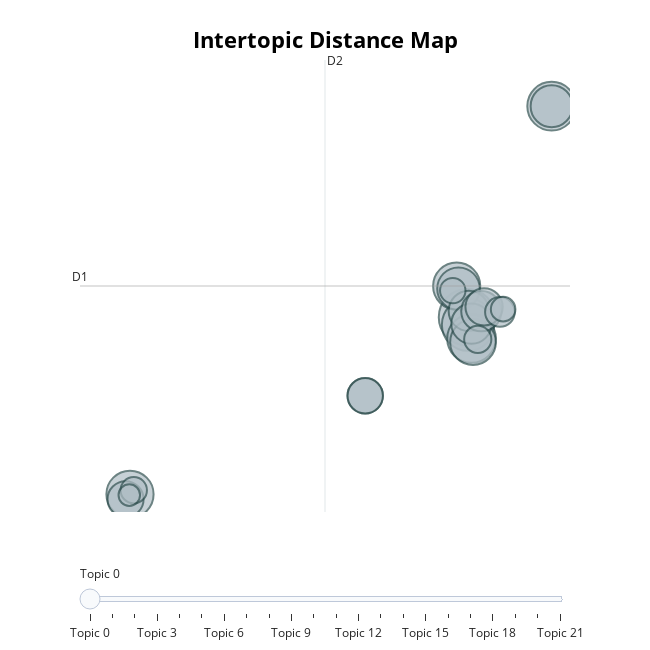

The code cell stored with this chart in its notebook:
### Code cell
model.visualize_topics()

### Figure 1 — Plotly figure (JSON) as saved in the notebook; plotly's stock layout.template omitted (floating-point values rounded to 4 significant figures)
{"data": [{"customdata": [[0, "technology | language | technologies | english | learning", 69], [1, "mobile | learning | assisted | smartphones | language", 59], [2, "digital | reading | storytelling | efl | students", 51], [3, "telecollaboration | intercultural | competence | telecollaborative | in", 51], [4, "corpus | corpora | of | effect | writing", 48], [5, "communication | interaction | text | cmc | chat", 48], [6, "online | language | learning | analytics | beliefs", 45], [7, "feedback | writing | automated | efl | corrective", 39], [8, "facebook | informal | social | language | online", 38], [9, "call | research | the | from | of", 35], [10, "pronunciation | training | asr | speaking | speech", 35], [11, "flipped | blended | classroom | learning | for", 35], [12, "game | games | digital | gaming | play", 30], [13, "life | 3d | anxiety | virtual | second", 28], [14, "comprehension | video | listening | captions | captioned", 27], [15, "vocabulary | glosses | l2 | reading | dual", 27], [16, "multimodal | social | multimodality | eye | tracking", 19], [17, "wiki | wikis | collaborative | collaboration | writing", 16], [18, "collaborative | writing | web | based | docs", 15], [19, "data | driven | learning | big | secondary", 14], [20, "virtual | professional | exchange | quot | online", 13], [21, "dictionaries | dictionary | online | strategy | conditions", 10]], "hovertemplate": "<b>Topic %{customdata[0]}</b><br>%{customdata[1]}<br>Size: %{customdata[2]}", "legendgroup": "", "marker": {"color": "#B0BEC5", "line": {"color": "DarkSlateGrey", "width": 2}, "size": [69, 59, 51, 51, 48, 48, 45, 39, 38, 35, 35, 35, 30, 28, 27, 27, 19, 16, 15, 14, 13, 10], "sizemode": "area", "sizeref": 0.04312, "symbol": "circle"}, "mode": "markers", "name": "", "orientation": "v", "showlegend": false, "type": "scatter", "x": [2.67, 2.741, 2.988, 8.65, 1.938, -21.15, 3.092, 2.064, 8.651, 2.793, 2.982, 3.683, 3.875, -21.47, -4.532, -4.525, 4.995, 3.428, -20.89, 1.662, 5.221, -21.2], "xaxis": "x", "y": [6.24, 5.758, 4.863, 19.89, 8.261, -5.214, 4.629, 8.091, 19.9, 6.65, 5.826, 6.632, 6.912, -5.527, 1.157, 1.163, 6.583, 4.812, -4.948, 7.963, 6.766, -5.264], "yaxis": "y"}], "layout": {"annotations": [{"showarrow": false, "text": "D1", "x": -24.69, "y": 8.262, "yshift": 10}, {"showarrow": false, "text": "D2", "x": -7.37, "xshift": 10, "y": 22.88}], "height": 650, "hoverlabel": {"bgcolor": "white", "font": {"family": "Rockwell", "size": 16}}, "legend": {"itemsizing": "constant", "tracegroupgap": 0}, "margin": {"t": 60}, "shapes": [{"line": {"color": "#CFD8DC", "width": 2}, "type": "line", "x0": -7.37, "x1": -7.37, "y0": -6.356, "y1": 22.88}, {"line": {"color": "#9E9E9E", "width": 2}, "type": "line", "x0": -24.69, "x1": 9.948, "y0": 8.262, "y1": 8.262}], "sliders": [{"active": 0, "pad": {"t": 50}, "steps": [{"args": [{"marker.color": [["red", "#B0BEC5", "#B0BEC5", "#B0BEC5", "#B0BEC5", "#B0BEC5", "#B0BEC5", "#B0BEC5", "#B0BEC5", "#B0BEC5", "#B0BEC5", "#B0BEC5", "#B0BEC5", "#B0BEC5", "#B0BEC5", "#B0BEC5", "#B0BEC5", "#B0BEC5", "#B0BEC5", "#B0BEC5", "#B0BEC5", "#B0BEC5"]]}], "label": "Topic 0", "method": "update"}, {"args": [{"marker.color": [["#B0BEC5", "red", "#B0BEC5", "#B0BEC5", "#B0BEC5", "#B0BEC5", "#B0BEC5", "#B0BEC5", "#B0BEC5", "#B0BEC5", "#B0BEC5", "#B0BEC5", "#B0BEC5", "#B0BEC5", "#B0BEC5", "#B0BEC5", "#B0BEC5", "#B0BEC5", "#B0BEC5", "#B0BEC5", "#B0BEC5", "#B0BEC5"]]}], "label": "Topic 1", "method": "update"}, {"args": [{"marker.color": [["#B0BEC5", "#B0BEC5", "red", "#B0BEC5", "#B0BEC5", "#B0BEC5", "#B0BEC5", "#B0BEC5", "#B0BEC5", "#B0BEC5", "#B0BEC5", "#B0BEC5", "#B0BEC5", "#B0BEC5", "#B0BEC5", "#B0BEC5", "#B0BEC5", "#B0BEC5", "#B0BEC5", "#B0BEC5", "#B0BEC5", "#B0BEC5"]]}], "label": "Topic 2", "method": "update"}, {"args": [{"marker.color": [["#B0BEC5", "#B0BEC5", "#B0BEC5", "red", "#B0BEC5", "#B0BEC5", "#B0BEC5", "#B0BEC5", "#B0BEC5", "#B0BEC5", "#B0BEC5", "#B0BEC5", "#B0BEC5", "#B0BEC5", "#B0BEC5", "#B0BEC5", "#B0BEC5", "#B0BEC5", "#B0BEC5", "#B0BEC5", "#B0BEC5", "#B0BEC5"]]}], "label": "Topic 3", "method": "update"}, {"args": [{"marker.color": [["#B0BEC5", "#B0BEC5", "#B0BEC5", "#B0BEC5", "red", "#B0BEC5", "#B0BEC5", "#B0BEC5", "#B0BEC5", "#B0BEC5", "#B0BEC5", "#B0BEC5", "#B0BEC5", "#B0BEC5", "#B0BEC5", "#B0BEC5", "#B0BEC5", "#B0BEC5", "#B0BEC5", "#B0BEC5", "#B0BEC5", "#B0BEC5"]]}], "label": "Topic 4", "method": "update"}, {"args": [{"marker.color": [["#B0BEC5", "#B0BEC5", "#B0BEC5", "#B0BEC5", "#B0BEC5", "red", "#B0BEC5", "#B0BEC5", "#B0BEC5", "#B0BEC5", "#B0BEC5", "#B0BEC5", "#B0BEC5", "#B0BEC5", "#B0BEC5", "#B0BEC5", "#B0BEC5", "#B0BEC5", "#B0BEC5", "#B0BEC5", "#B0BEC5", "#B0BEC5"]]}], "label": "Topic 5", "method": "update"}, {"args": [{"marker.color": [["#B0BEC5", "#B0BEC5", "#B0BEC5", "#B0BEC5", "#B0BEC5", "#B0BEC5", "red", "#B0BEC5", "#B0BEC5", "#B0BEC5", "#B0BEC5", "#B0BEC5", "#B0BEC5", "#B0BEC5", "#B0BEC5", "#B0BEC5", "#B0BEC5", "#B0BEC5", "#B0BEC5", "#B0BEC5", "#B0BEC5", "#B0BEC5"]]}], "label": "Topic 6", "method": "update"}, {"args": [{"marker.color": [["#B0BEC5", "#B0BEC5", "#B0BEC5", "#B0BEC5", "#B0BEC5", "#B0BEC5", "#B0BEC5", "red", "#B0BEC5", "#B0BEC5", "#B0BEC5", "#B0BEC5", "#B0BEC5", "#B0BEC5", "#B0BEC5", "#B0BEC5", "#B0BEC5", "#B0BEC5", "#B0BEC5", "#B0BEC5", "#B0BEC5", "#B0BEC5"]]}], "label": "Topic 7", "method": "update"}, {"args": [{"marker.color": [["#B0BEC5", "#B0BEC5", "#B0BEC5", "#B0BEC5", "#B0BEC5", "#B0BEC5", "#B0BEC5", "#B0BEC5", "red", "#B0BEC5", "#B0BEC5", "#B0BEC5", "#B0BEC5", "#B0BEC5", "#B0BEC5", "#B0BEC5", "#B0BEC5", "#B0BEC5", "#B0BEC5", "#B0BEC5", "#B0BEC5", "#B0BEC5"]]}], "label": "Topic 8", "method": "update"}, {"args": [{"marker.color": [["#B0BEC5", "#B0BEC5", "#B0BEC5", "#B0BEC5", "#B0BEC5", "#B0BEC5", "#B0BEC5", "#B0BEC5", "#B0BEC5", "red", "#B0BEC5", "#B0BEC5", "#B0BEC5", "#B0BEC5", "#B0BEC5", "#B0BEC5", "#B0BEC5", "#B0BEC5", "#B0BEC5", "#B0BEC5", "#B0BEC5", "#B0BEC5"]]}], "label": "Topic 9", "method": "update"}, {"args": [{"marker.color": [["#B0BEC5", "#B0BEC5", "#B0BEC5", "#B0BEC5", "#B0BEC5", "#B0BEC5", "#B0BEC5", "#B0BEC5", "#B0BEC5", "#B0BEC5", "red", "#B0BEC5", "#B0BEC5", "#B0BEC5", "#B0BEC5", "#B0BEC5", "#B0BEC5", "#B0BEC5", "#B0BEC5", "#B0BEC5", "#B0BEC5", "#B0BEC5"]]}], "label": "Topic 10", "method": "update"}, {"args": [{"marker.color": [["#B0BEC5", "#B0BEC5", "#B0BEC5", "#B0BEC5", "#B0BEC5", "#B0BEC5", "#B0BEC5", "#B0BEC5", "#B0BEC5", "#B0BEC5", "#B0BEC5", "red", "#B0BEC5", "#B0BEC5", "#B0BEC5", "#B0BEC5", "#B0BEC5", "#B0BEC5", "#B0BEC5", "#B0BEC5", "#B0BEC5", "#B0BEC5"]]}], "label": "Topic 11", "method": "update"}, {"args": [{"marker.color": [["#B0BEC5", "#B0BEC5", "#B0BEC5", "#B0BEC5", "#B0BEC5", "#B0BEC5", "#B0BEC5", "#B0BEC5", "#B0BEC5", "#B0BEC5", "#B0BEC5", "#B0BEC5", "red", "#B0BEC5", "#B0BEC5", "#B0BEC5", "#B0BEC5", "#B0BEC5", "#B0BEC5", "#B0BEC5", "#B0BEC5", "#B0BEC5"]]}], "label": "Topic 12", "method": "update"}, {"args": [{"marker.color": [["#B0BEC5", "#B0BEC5", "#B0BEC5", "#B0BEC5", "#B0BEC5", "#B0BEC5", "#B0BEC5", "#B0BEC5", "#B0BEC5", "#B0BEC5", "#B0BEC5", "#B0BEC5", "#B0BEC5", "red", "#B0BEC5", "#B0BEC5", "#B0BEC5", "#B0BEC5", "#B0BEC5", "#B0BEC5", "#B0BEC5", "#B0BEC5"]]}], "label": "Topic 13", "method": "update"}, {"args": [{"marker.color": [["#B0BEC5", "#B0BEC5", "#B0BEC5", "#B0BEC5", "#B0BEC5", "#B0BEC5", "#B0BEC5", "#B0BEC5", "#B0BEC5", "#B0BEC5", "#B0BEC5", "#B0BEC5", "#B0BEC5", "#B0BEC5", "red", "#B0BEC5", "#B0BEC5", "#B0BEC5", "#B0BEC5", "#B0BEC5", "#B0BEC5", "#B0BEC5"]]}], "label": "Topic 14", "method": "update"}, {"args": [{"marker.color": [["#B0BEC5", "#B0BEC5", "#B0BEC5", "#B0BEC5", "#B0BEC5", "#B0BEC5", "#B0BEC5", "#B0BEC5", "#B0BEC5", "#B0BEC5", "#B0BEC5", "#B0BEC5", "#B0BEC5", "#B0BEC5", "#B0BEC5", "red", "#B0BEC5", "#B0BEC5", "#B0BEC5", "#B0BEC5", "#B0BEC5", "#B0BEC5"]]}], "label": "Topic 15", "method": "update"}, {"args": [{"marker.color": [["#B0BEC5", "#B0BEC5", "#B0BEC5", "#B0BEC5", "#B0BEC5", "#B0BEC5", "#B0BEC5", "#B0BEC5", "#B0BEC5", "#B0BEC5", "#B0BEC5", "#B0BEC5", "#B0BEC5", "#B0BEC5", "#B0BEC5", "#B0BEC5", "red", "#B0BEC5", "#B0BEC5", "#B0BEC5", "#B0BEC5", "#B0BEC5"]]}], "label": "Topic 16", "method": "update"}, {"args": [{"marker.color": [["#B0BEC5", "#B0BEC5", "#B0BEC5", "#B0BEC5", "#B0BEC5", "#B0BEC5", "#B0BEC5", "#B0BEC5", "#B0BEC5", "#B0BEC5", "#B0BEC5", "#B0BEC5", "#B0BEC5", "#B0BEC5", "#B0BEC5", "#B0BEC5", "#B0BEC5", "red", "#B0BEC5", "#B0BEC5", "#B0BEC5", "#B0BEC5"]]}], "label": "Topic 17", "method": "update"}, {"args": [{"marker.color": [["#B0BEC5", "#B0BEC5", "#B0BEC5", "#B0BEC5", "#B0BEC5", "#B0BEC5", "#B0BEC5", "#B0BEC5", "#B0BEC5", "#B0BEC5", "#B0BEC5", "#B0BEC5", "#B0BEC5", "#B0BEC5", "#B0BEC5", "#B0BEC5", "#B0BEC5", "#B0BEC5", "red", "#B0BEC5", "#B0BEC5", "#B0BEC5"]]}], "label": "Topic 18", "method": "update"}, {"args": [{"marker.color": [["#B0BEC5", "#B0BEC5", "#B0BEC5", "#B0BEC5", "#B0BEC5", "#B0BEC5", "#B0BEC5", "#B0BEC5", "#B0BEC5", "#B0BEC5", "#B0BEC5", "#B0BEC5", "#B0BEC5", "#B0BEC5", "#B0BEC5", "#B0BEC5", "#B0BEC5", "#B0BEC5", "#B0BEC5", "red", "#B0BEC5", "#B0BEC5"]]}], "label": "Topic 19", "method": "update"}, {"args": [{"marker.color": [["#B0BEC5", "#B0BEC5", "#B0BEC5", "#B0BEC5", "#B0BEC5", "#B0BEC5", "#B0BEC5", "#B0BEC5", "#B0BEC5", "#B0BEC5", "#B0BEC5", "#B0BEC5", "#B0BEC5", "#B0BEC5", "#B0BEC5", "#B0BEC5", "#B0BEC5", "#B0BEC5", "#B0BEC5", "#B0BEC5", "red", "#B0BEC5"]]}], "label": "Topic 20", "method": "update"}, {"args": [{"marker.color": [["#B0BEC5", "#B0BEC5", "#B0BEC5", "#B0BEC5", "#B0BEC5", "#B0BEC5", "#B0BEC5", "#B0BEC5", "#B0BEC5", "#B0BEC5", "#B0BEC5", "#B0BEC5", "#B0BEC5", "#B0BEC5", "#B0BEC5", "#B0BEC5", "#B0BEC5", "#B0BEC5", "#B0BEC5", "#B0BEC5", "#B0BEC5", "red"]]}], "label": "Topic 21", "method": "update"}]}], "title": {"font": {"color": "Black", "size": 22}, "text": "<b>Intertopic Distance Map</b>", "x": 0.5, "xanchor": "center", "y": 0.95, "yanchor": "top"}, "width": 650, "xaxis": {"anchor": "y", "domain": [0, 1], "range": [-24.69, 9.948], "title": {"text": ""}, "visible": false}, "yaxis": {"anchor": "x", "domain": [0, 1], "range": [-6.356, 22.88], "title": {"text": ""}, "visible": false}}}
